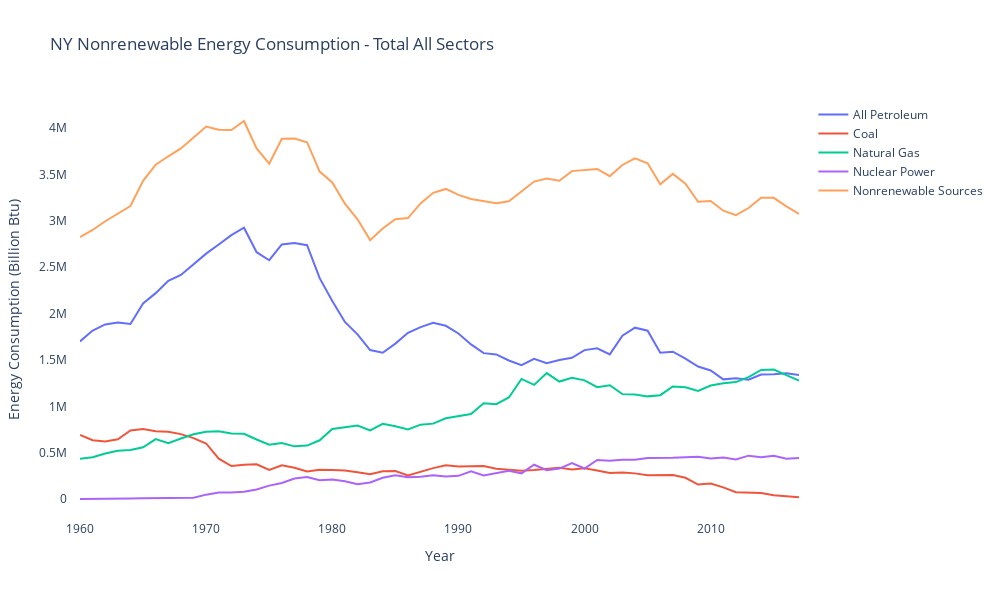
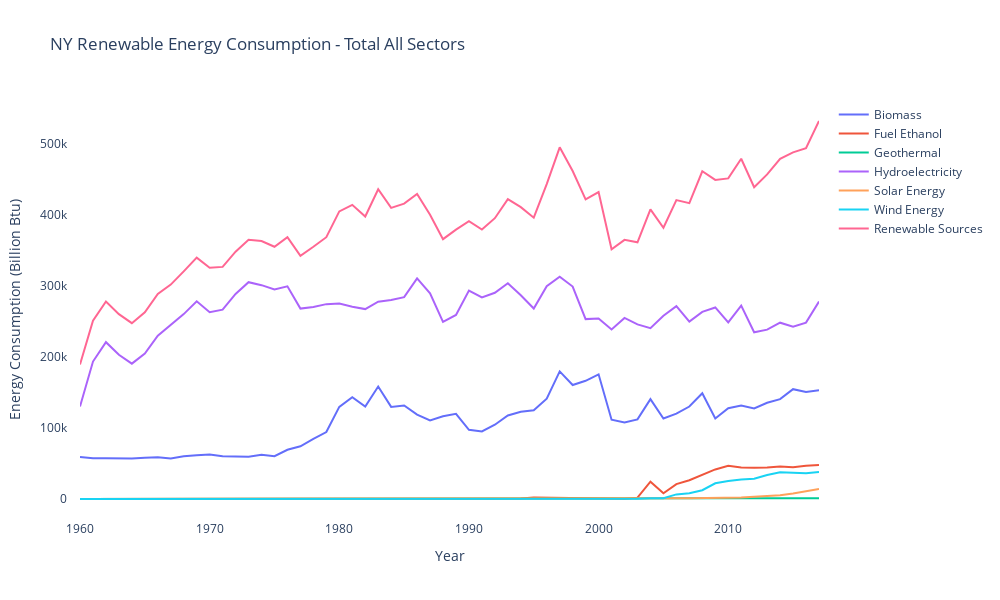

The code cell stored with these charts, in order, in its notebook:
### Markdown cell above
## Breaking down "All Sectors" by Energy Source

### Code cell
# fig = subplots.make_subplots(rows=3,cols=2)
fig1 = go.Figure()

for column in nonrenewable_sources:

    plot_df = dataframes['Total All Sectors']

    fig1.add_trace(go.Scatter(
        x=plot_df.index,        
        y=plot_df[column],           
        mode='lines',           
        name=re.findall('(\w* ?\w*)',column)[0],
#                 line_color='#6785be'
        )
    )


fig1.update_layout(
    title = 'NY Nonrenewable Energy Consumption - Total All Sectors',
    template = "plotly_white",
    xaxis_title = 'Year',
    yaxis_title = 'Energy Consumption (Billion Btu)',
    yaxis_showgrid=False,
    xaxis_showgrid=False,
    yaxis_ticks='outside',
    yaxis_tickcolor='white',
    yaxis_ticklen=10,
    yaxis_zeroline=False,
#     legend=go.layout.Legend(x=0.83,y=1.1),
    width = 1000, #1000
    height = 600  #600      
    )
fig2 = go.Figure()

for column in renewable_sources:

    plot_df = dataframes['Total All Sectors']

    fig2.add_trace(go.Scatter(
        x=plot_df.index,        
        y=plot_df[column],           
        mode='lines',           
        name=re.findall('(\w* ?\w*)',column)[0],
#                 line_color='#6785be'
        )
    )


fig2.update_layout(
    title = 'NY Renewable Energy Consumption - Total All Sectors',
    template = "plotly_white",
    xaxis_title = 'Year',
    yaxis_title = 'Energy Consumption (Billion Btu)',
    yaxis_showgrid=False,
    xaxis_showgrid=False,
    yaxis_ticks='outside',
    yaxis_tickcolor='white',
    yaxis_ticklen=10,
    yaxis_zeroline=False,
    width = 1000, #1000
    height = 600  #600      
    )

fig1.show()
fig2.show()
# filename=sector.lower().replace(' ','_')
fig1.write_image(f'figures/ny_nr_breakdown.png',scale=2)
fig2.write_image(f'figures/ny_r_breakdown.png',scale=2)
